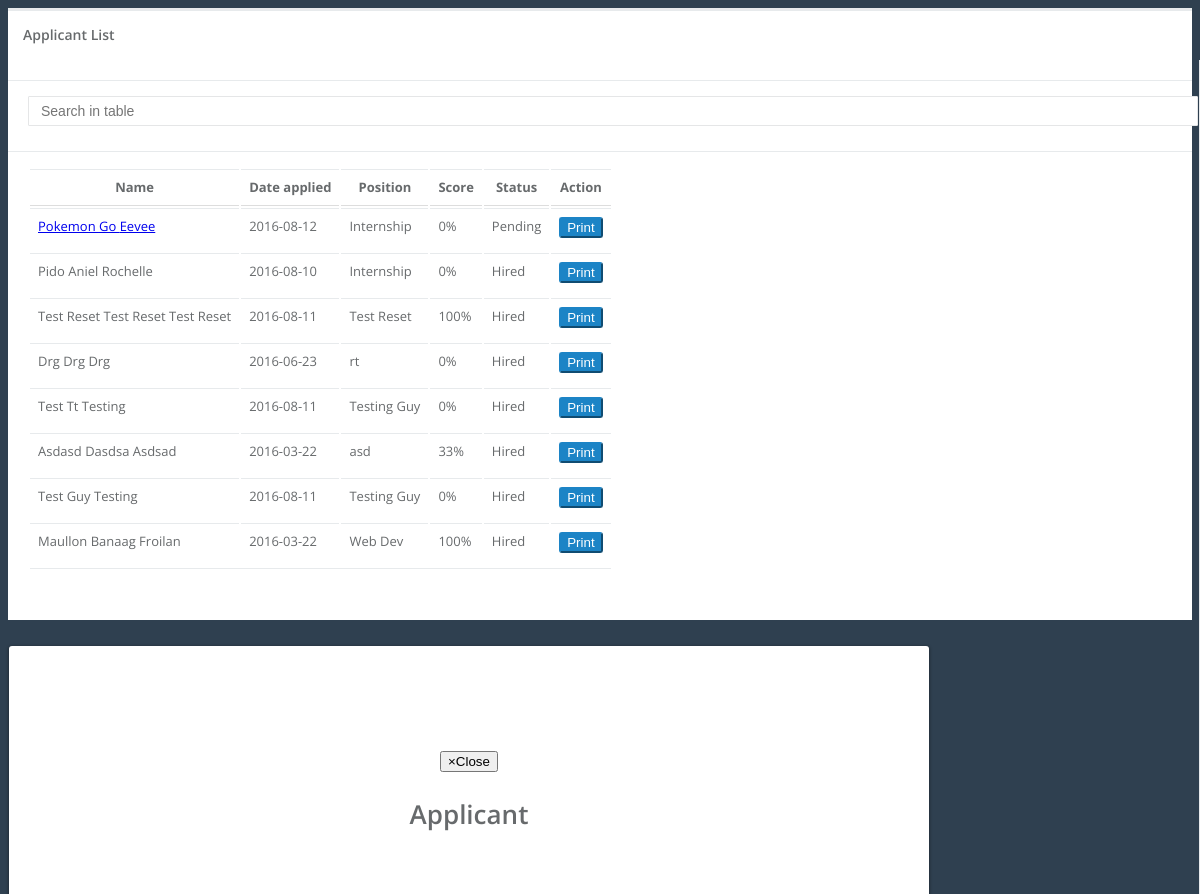
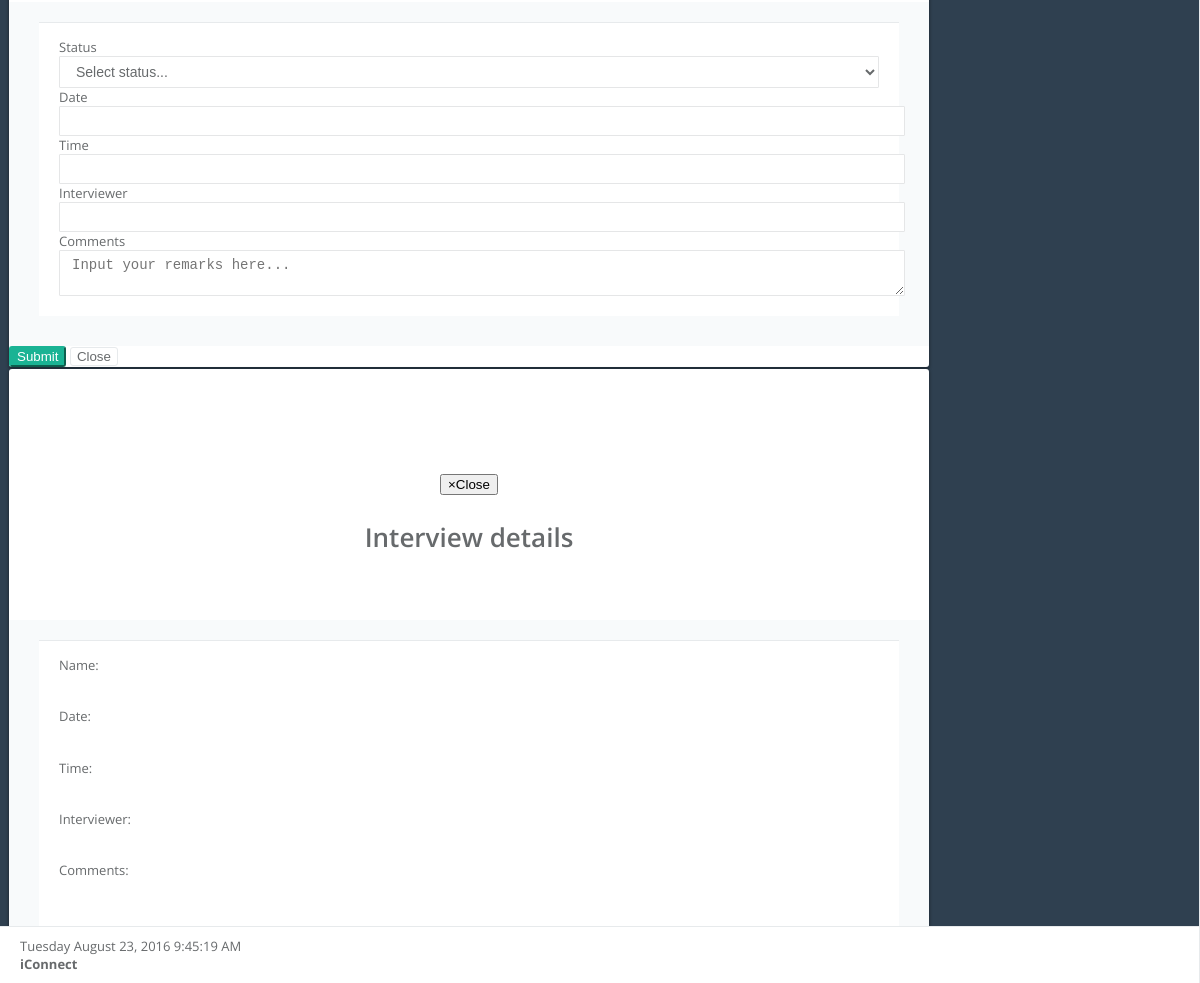
The app's page /applicants.php with its own data (2 pictures, top to bottom).
### tables this page shows
CREATE TABLE IF NOT EXISTS `emp_data` (
  `id` int(11) NOT NULL,
  `info_mother` varchar(200) NOT NULL,
  `date_father` date NOT NULL,
  `date_mother` date NOT NULL,
  `info_f_occupation` varchar(200) NOT NULL,
  `info_m_occupation` varchar(200) NOT NULL,
  `info_n_children` varchar(200) NOT NULL,
  `date_children` date NOT NULL,
  `info_n_children1` varchar(200) NOT NULL,
  `date_children1` date NOT NULL,
  `info_l_name` varchar(200) NOT NULL,
  `info_f_name` varchar(200) NOT NULL,
  `info_m_name` varchar(200) NOT NULL,
  `info_gender` varchar(200) NOT NULL,
  `info_bday` date NOT NULL,
  `info_status` varchar(200) NOT NULL,
  `info_pre_home_add` varchar(200) NOT NULL,
  `info_per_add` varchar(200) NOT NULL,
  `info_city` varchar(200) NOT NULL,
  `info_zip` int(200) NOT NULL,
  `info_email` varchar(200) NOT NULL,
  `info_mob_num` int(200) NOT NULL,
  `info_tel_num` int(200) NOT NULL,
  `info_nat` varchar(200) NOT NULL,
  `info_placeofbirth` varchar(200) NOT NULL,
  `info_pagibigno` int(200) NOT NULL,
  `info_philhealth` varchar(200) NOT NULL,
  `info_blodtyp` varchar(200) NOT NULL,
  `sss` int(200) NOT NULL,
  `info_religion` varchar(200) NOT NULL,
  `info_tin` int(200) NOT NULL,
  `info_father` varchar(200) NOT NULL,
  `info_n_children2` varchar(200) NOT NULL,
  `date_children2` date NOT NULL,
  `info_n_siblings` varchar(200) NOT NULL,
  `date_siblings` date NOT NULL,
  `info_n_sibling1` varchar(200) NOT NULL,
  `date_siblings1` date NOT NULL,
  `info_n_siblings2` varchar(200) NOT NULL,
  `date_siblings2` date NOT NULL,
  `info_cont_person` varchar(200) NOT NULL,
  `info_cont_num` int(200) NOT NULL,
  `info_cont_add` varchar(200) NOT NULL,
  `info_post` varchar(200) NOT NULL,
  `info_educ_school` varchar(200) NOT NULL,
  `info_educ_course` varchar(200) NOT NULL,
  `info_educ_major` varchar(200) NOT NULL,
  `date_post_last` date NOT NULL,
  `info_bachelor` varchar(200) NOT NULL,
  `info_bac_school` varchar(200) NOT NULL,
  `info_bac_course` varchar(200) NOT NULL,
  `info_bac_major` varchar(200) NOT NULL,
  `date_bac_last` varchar(200) NOT NULL,
  `info_tech` varchar(200) NOT NULL,
  `info_tech_school` varchar(200) NOT NULL,
  `info_tech_course` varchar(200) NOT NULL,
  `info_tech_major` varchar(200) NOT NULL,
  `date_tech_last` date NOT NULL,
  `info_high_school` varchar(200) NOT NULL,
  `date_high_last` date NOT NULL,
  `info_elem_school` varchar(200) NOT NULL,
  `date_elem_attend` date NOT NULL,
  `info_comp_name1` varchar(200) NOT NULL,
  `date_compjoin1` date NOT NULL,
  `info_comp_add1` varchar(200) NOT NULL,
  `date_compleft1` varchar(200) NOT NULL,
  `info_comp_prev_salry1` varchar(200) NOT NULL,
  `info_comp_r_leavng1` varchar(200) NOT NULL,
  `info_comp_name2` varchar(200) NOT NULL,
  `date_compjoin2` date NOT NULL,
  `info_comp_add2` varchar(200) NOT NULL,
  `date_compleft2` date NOT NULL,
  `info_comp_prev_salry2` varchar(200) NOT NULL,
  `info_comp_r_leavng2` varchar(200) NOT NULL,
  `info_comp_name3` varchar(200) NOT NULL,
  `date_compjoin3` date NOT NULL,
  `info_comp_add3` varchar(200) NOT NULL,
  `date_compleft3` date NOT NULL,
  `info_comp_prev_salry3` varchar(200) NOT NULL,
  `info_comp_r_leavng3` varchar(200) NOT NULL,
  `info_language` varchar(200) NOT NULL,
  `info_comp_skill` varchar(200) NOT NULL,
  `info_other_tech` varchar(200) NOT NULL,
  `info_inter_hobbies` varchar(200) NOT NULL,
  `shifting` varchar(200) NOT NULL,
  `info_train_title` varchar(200) NOT NULL,
  `info_train_org` varchar(200) NOT NULL,
  `info_train_from` varchar(200) NOT NULL,
  `info_train_to` varchar(200) NOT NULL,
  `info_train_title2` varchar(200) NOT NULL,
  `info_train_org2` varchar(200) NOT NULL,
  `info_train_from2` int(11) NOT NULL,
  `info_train_to2` int(11) NOT NULL,
  `info_train_title3` int(11) NOT NULL,
  `info_train_org3` int(11) NOT NULL,
  `info_train_from3` int(11) NOT NULL,
  `info_train_to3` int(11) NOT NULL,
  `info_char_name1` int(11) NOT NULL,
  `info_char_comp_add1` int(11) NOT NULL,
  `info_char_position1` varchar(200) NOT NULL,
  `info_char_cont_num1` varchar(200) NOT NULL,
  `info_char_name2` varchar(200) NOT NULL,
  `info_char_comp_add2` varchar(200) NOT NULL,
  `info_char_position2` varchar(200) NOT NULL,
  `info_char_cont_num2` varchar(200) NOT NULL,
  `info_char_name3` varchar(200) NOT NULL,
  `info_char_comp_add3` varchar(200) NOT NULL,
  `info_char_position3` varchar(200) NOT NULL,
  `info_char_cont_num3` varchar(200) NOT NULL,
  `info_crime` varchar(200) NOT NULL,
  `info_specify1` varchar(200) NOT NULL,
  `info_specify2` varchar(200) NOT NULL,
  `info_specify3` varchar(200) NOT NULL,
  `info_specify4` varchar(200) NOT NULL,
  `applicant_status` varchar(20) NOT NULL,
  `date_applied` date NOT NULL,
  `interview_time` time NOT NULL,
  `interviewer` varchar(50) NOT NULL,
  `comments` varchar(200) NOT NULL,
  `position` varchar(50) NOT NULL,
  `interview_date` date NOT NULL
);

CREATE TABLE IF NOT EXISTS `studenttest` (
  `stdid` bigint(20) NOT NULL,
  `testid` bigint(20) NOT NULL,
  `starttime` timestamp NOT NULL DEFAULT CURRENT_TIMESTAMP,
  `endtime` timestamp NOT NULL DEFAULT '0000-00-00 00:00:00',
  `correctlyanswered` int(11) DEFAULT NULL,
  `status` enum('over','inprogress','','') NOT NULL
);

### applicants.php (the view, shortened to what this page needs)
<!DOCTYPE html>
<html>
	<head>
		<link href="css/plugins/toastr/toastr.min.css" rel="stylesheet">
		<link href="css/animate.css" rel="stylesheet">
		<link href="css/style.css" rel="stylesheet">
	</head>
	<body>
		<div class="row">
			<div class="col-lg-12">
				<div class="ibox float-e-margins">
					<div class="ibox-title">
						<h5>Applicant List</h5>
						<div class="ibox-tools">
						</div>
					</div>
					<div class="ibox-content">
					<input type="text" class="form-control input-sm m-b-xs" id="filter" placeholder="Search in table">
					</div>
						<div class="ibox-content" id = "tableHolderz">
							<?php
							include('dbconfig.php');
								if ($result1 = $mysqli->query("SELECT * FROM emp_data INNER JOIN studenttest ON emp_data.id=studenttest.stdid ORDER BY interview_date DESC"))
								{
									if ($result1->num_rows > 0)
									{
										echo "<table class='footable table table-stripped' data-page-size='8' data-filter=#filter>";
										echo "<thead>";
										echo "<tr>";
										echo "<th>Name</th>";
										echo "<th>Date applied</th>";
										echo "<th>Position</th>";
										echo "<th>Score</th>";
										echo "<th>Status</th>";
										echo "<th style='text-align:center'>Action</th>";
										echo "</tr>";
										echo "</thead>";
										echo "<tfoot>";
										echo "<tr>";
										echo "<td colspan='7'>";
										echo "</td>";
										echo "</tr>";
										echo "</tfoot>";
										while ($row1 = mysqli_fetch_object($result1))
										{
											$name = $row1->info_l_name ." ".  $row1->info_m_name ." ".  $row1->info_f_name;
											$id = $row1->id;
											$date = date("F d, Y",strtotime($row1->interview_date));
											$time = date("G:i A",strtotime($row1->interview_time));
											echo "<tr class = 'josh'>";
											if($row1->applicant_status=="Hired"){
												echo "<td>" . $row1->info_l_name ." ".  $row1->info_m_name ." ".  $row1->info_f_name ."</td>";
											}
											else{
											echo "<td><a href='#' data-toggle='modal' data-id='$row1->id' class='editempdialog' data-target='#myModal4'>" . $row1->info_l_name ." ".  $row1->info_m_name ." ".  $row1->info_f_name ."</a></td>";
											}
											echo "<td>". date("Y-m-d",strtotime($row1->date_applied)) ."</td>";
											echo "<td>". $row1->position ."</td>";
											echo "<td>". $row1->correctlyanswered ."%</td>";
											if ($result11 = $mysqli->query("SELECT * FROM employee where employee_id='".$row1->interviewer."'"))
								{
									if ($result11->num_rows > 0)
									{
										while ($row11 = mysqli_fetch_object($result11))
										{
										echo "<td><a href='#' data-toggle='modal' class='viewempdialog' data-target='#myModal5' data-date='$date' data-time='$time' data-interviewer='$row11->employee_firstname $row11->employee_lastname' data-comment='$row1->comments' data-name='$name'>". $row1->applicant_status ."</a></td>";
										}
									}
									else if($row1->applicant_status == 'No show' || $row1->applicant_status == 'Hired' ){
										echo "<td>". $row1->applicant_status ."</td>";
									}else{
										echo "<td>Pending</td>";
									}
								}
											echo "<td style='text-align:center'> <a href = 'personalinfo.php?id=$id'><button class='btn btn-success' type='button'><i class='fa fa-print'></i> Print</button></a></td>";
											echo "</tr>";
										}
										echo "</table>";
									}
								}
						?>
						</div>
				</div>
			</div>
        </div>
		<div class="modal inmodal fade" id="myModal4" tabindex="-1" role="dialog"  aria-hidden="true">
		<div class="modal-dialog modal-small">
			<div class="modal-content">
				<div class="modal-header">
					<button type="button" class="close" data-dismiss="modal"><span aria-hidden="true">&times;</span><span class="sr-only">Close</span></button>
					<h4 class="modal-title">Applicant</h4>
				</div>
				<div class="modal-body">
					<div class="ibox-content">
						<form id = "uploadForm" method="POST" action = "applicantstatus.php"  class="form-horizontal">
							<div class="form-group">
								<div class = "form-group">
										<label class="col-sm-2 control-label" required>Status</label><div class = "col-md-8"><select class = "form-control" id = "status" value = "Select" name ="status" onchange="changetextbox();" data-default-value="z" required=""><option selected="true" disabled="disabled" value = "">Select status...</option>  </select>
									</div>
								</div>
								<div class = "form-group">
									<div class= "col-md-1"></div><label class="col-sm-2 control-label">Date</label>
									<div class = "col-md-8">
										<input class = "form-control" id = "date1" name = "date" required = "" disabled>
									</div>
								</div>
								<div class = "form-group">
									<div class= "col-md-1"></div><label class="col-sm-2 control-label">Time</label>
									<div class = "col-md-8">
										<input class = "form-control timepicker1" id = "time1" required = "" name ="time" disabled>
									</div>
								</div>
								<div class = "form-group">
									<div class= "col-md-1"></div><label class="col-sm-2 control-label">Interviewer</label>
									<div class = "col-md-8">
										<input class = "form-control ename" id = "interviewer1" required = "" onClick = "clearThis(this);" name ="interviewer" disabled>
									</div>
								</div>
							<div class="form-group">
								<label class="col-sm-2 control-label">Comments</label>
								<div class="col-md-8"><textarea type="text" id = "comment" class="form-control" required = "" name = "comments" placeholder = "Input your remarks here..."></textarea></div>
							</div>
							</div>
					</div>
				</div>
				<div class="modal-footer">
					<button class='btn btn-primary' type='submit' name = "approved">Submit</button></a>
					<button type="button" class="btn btn-white" data-dismiss="modal">Close</button>
				</div>
			</div>
		</div>
	</div>
	<div class="modal inmodal fade" id="myModal5" tabindex="-1" role="dialog"  aria-hidden="true">
		<div class="modal-dialog modal-small">
			<div class="modal-content">
				<div class="modal-header">
					<button type="button" class="close" data-dismiss="modal"><span aria-hidden="true">&times;</span><span class="sr-only">Close</span></button>
					<h4 class="modal-title">Interview details</h4>
				</div>
				<div class="modal-body">
					<div class="ibox-content">
						<form id = "uploadForm" method="POST" action = "approveleave.php"  class="form-horizontal">
							<div class="form-group">
								<div class="form-group">
								<label class="col-sm-3 control-label">Name:</label>
								<div class="col-md-6"><input id = "name" type="text" name = "empid" class="zx" readonly = "readonly" onKeyPress="return lettersonly(this, event)"></div>
								</div>
								<div class="form-group">
								<label class="col-sm-3 control-label">Date:</label>
								<div class="col-md-6"><input id = "date" type="text" name = "empid" class="zx" readonly = "readonly" onKeyPress="return lettersonly(this, event)"></div>
								</div>
								<div class="form-group">
								<label class="col-sm-3 control-label">Time:</label>
								<div class="col-md-8"><input id = "time" type="text" name = "lastname" class="zx" readonly = "readonly" onKeyPress="return lettersonly(this, event)"></div>
								</div>
								<div class="form-group">
								<label class="col-sm-3 control-label">Interviewer:</label>
								<div class="col-md-8"><input type="text" id = "interviewer" class="zx" name = "firstname" readonly = "readonly" onKeyPress="return lettersonly(this, event)"></div>
							</div>
							<div class="form-group">
								<label class="col-sm-3 control-label">Comments:</label>
								<div class="col-md-6"><input type="text" id = "comment" class="zx" name = "firstname" readonly = "readonly" onKeyPress="return lettersonly(this, event)"></div>
							</div>
							</div>
					</div>
				</div>
				<div class="modal-footer">
					<button type="button" class="btn btn-white" data-dismiss="modal">Close</button>
				</div>
			</div>
		</div>
	</div>
    <link href="css/timepicki.css" rel="stylesheet">
		<?php
			include('menufooter.php');
		?>
	</body>
</html>

### applicants.php (style rules this page uses)
.form-horizontal .control-label { text-align:left; }
.zx { border: none; border-color: transparent; margin-top:2%; }
.modal { z-index: 1100; }

### records on screen
emp_data: info_l_name "Pokemon", info_m_name "Go", info_f_name "Eevee", date_applied "2016-08-12", position "Internship", studenttest.correctlyanswered "0", applicant_status "Pending"
emp_data: info_l_name "Pido", info_m_name "Aniel", info_f_name "Rochelle", date_applied "2016-08-10", position "Internship", studenttest.correctlyanswered "0", applicant_status "Hired"
emp_data: info_l_name "Test Reset", info_m_name "Test Reset", info_f_name "Test Reset", date_applied "2016-08-11", position "Test Reset", studenttest.correctlyanswered "100", applicant_status "Hired"
emp_data: info_l_name "Drg", info_m_name "Drg", info_f_name "Drg", date_applied "2016-06-23", position "rt", studenttest.correctlyanswered "0", applicant_status "Hired"
emp_data: info_l_name "Test", info_m_name "Tt", info_f_name "Testing", date_applied "2016-08-11", position "Testing Guy", studenttest.correctlyanswered "0", applicant_status "Hired"
emp_data: info_l_name "Asdasd", info_m_name "Dasdsa", info_f_name "Asdsad", date_applied "2016-03-22", position "asd", studenttest.correctlyanswered "33", applicant_status "Hired"
emp_data: info_l_name "Test", info_m_name "Guy", info_f_name "Testing", date_applied "2016-08-11", position "Testing Guy", studenttest.correctlyanswered "0", applicant_status "Hired"
emp_data: info_l_name "Maullon", info_m_name "Banaag", info_f_name "Froilan", date_applied "2016-03-22", position "Web Dev", studenttest.correctlyanswered "100", applicant_status "Hired"
